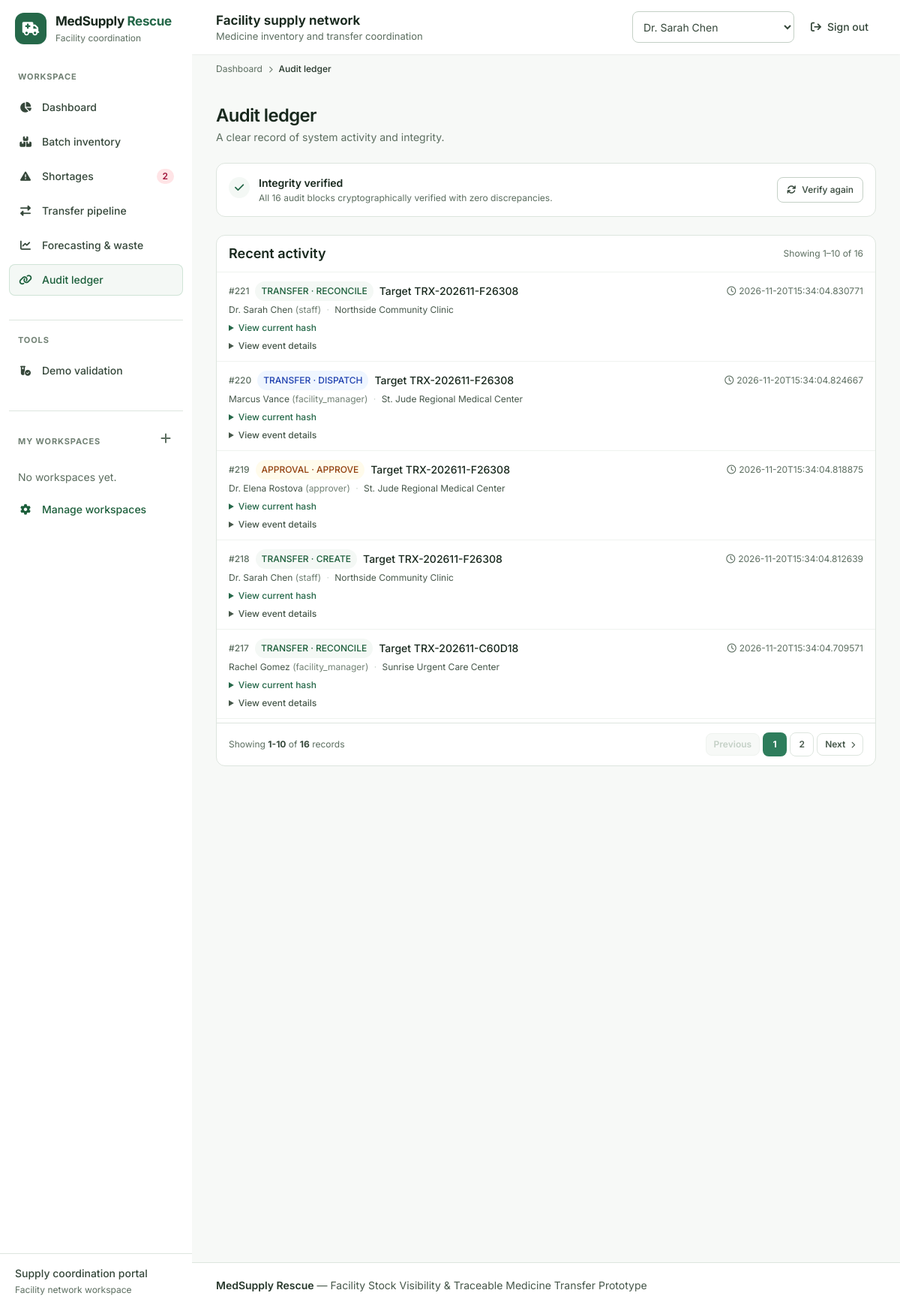
The page /audit on the database as committed earlier.
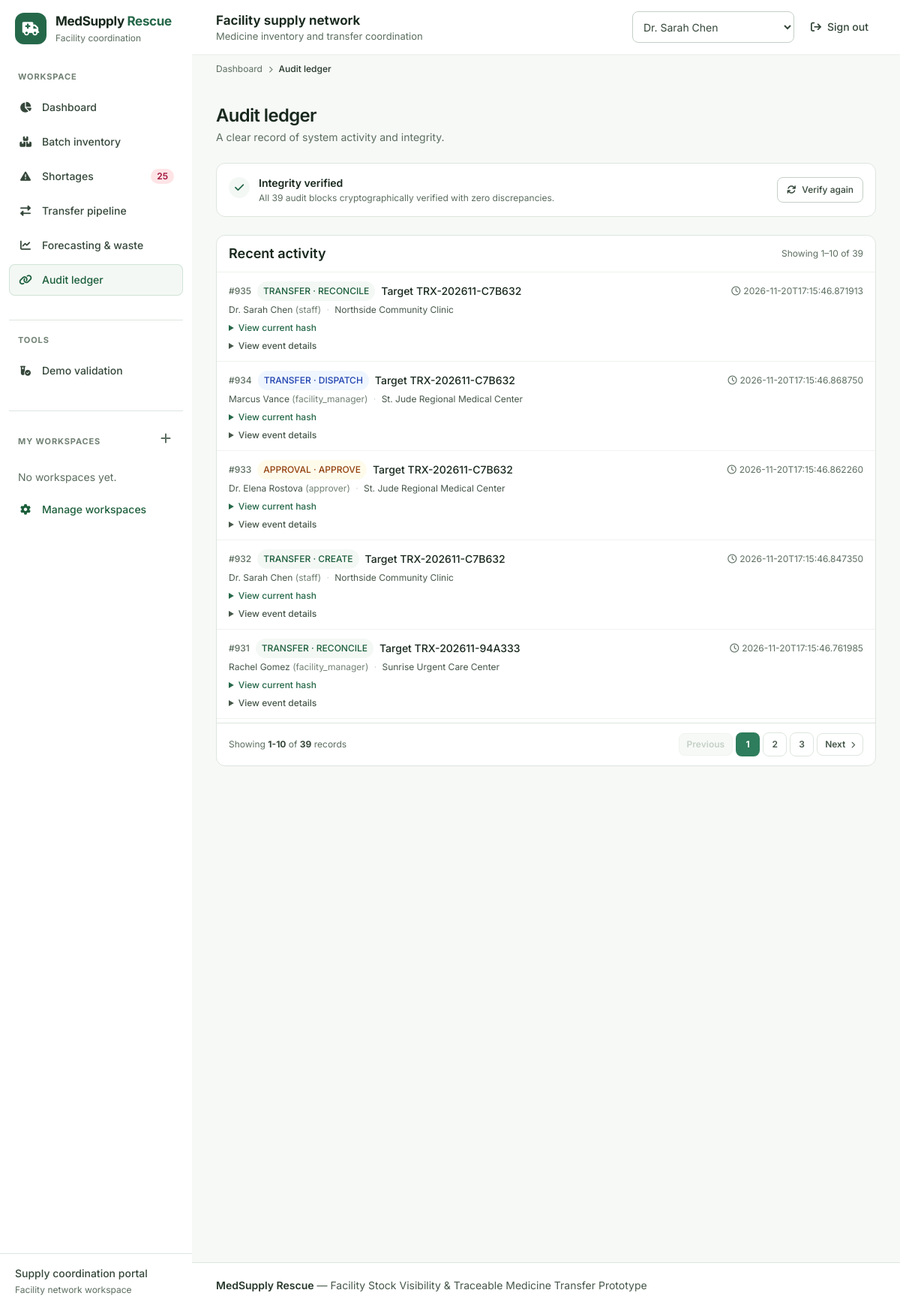
The same page on the database as committed later.
### tables this page shows
CREATE TABLE audit_events (
    id INTEGER PRIMARY KEY AUTOINCREMENT,
    event_uuid TEXT UNIQUE NOT NULL,
    timestamp DATETIME DEFAULT CURRENT_TIMESTAMP,
    facility_id INTEGER REFERENCES facilities(id),
    user_id INTEGER REFERENCES users(id),
    user_name TEXT NOT NULL,
    user_role TEXT NOT NULL,
    entity_type TEXT NOT NULL, -- 'BATCH', 'TRANSFER', 'SHORTAGE', 'STOCK', 'APPROVAL', 'SYSTEM'
    entity_id TEXT NOT NULL,
    action TEXT NOT NULL, -- 'CREATE', 'UPDATE', 'APPROVE', 'DISPATCH', 'RECEIVE', 'RECONCILE', 'ADJUST'
    payload_json TEXT NOT NULL,
    previous_hash TEXT NOT NULL,
    current_hash TEXT NOT NULL
);

CREATE TABLE facilities (
    id INTEGER PRIMARY KEY AUTOINCREMENT,
    name TEXT NOT NULL,
    facility_type TEXT NOT NULL, -- 'Hospital', 'Community Clinic', 'Urgent Care', 'Regional Pharmacy', 'Dispensary'
    license_number TEXT NOT NULL UNIQUE,
    address TEXT NOT NULL,
    city TEXT NOT NULL,
    region TEXT NOT NULL,
    contact_email TEXT NOT NULL,
    contact_phone TEXT NOT NULL,
    has_cold_chain INTEGER DEFAULT 1, -- 1 = Yes, 0 = No
    latitude REAL,
    longitude REAL,
    created_at DATETIME DEFAULT CURRENT_TIMESTAMP
);

### app.py (the view)
@app.route('/audit')
def audit():
    verification = verify_ledger_integrity(g.db)
    total = g.db.execute("SELECT count(*) AS total FROM audit_events").fetchone()['total']
    pagination = build_pagination(total, 'audit')
    events = [dict(r) for r in g.db.execute(
        """SELECT a.id, a.timestamp, a.user_name, a.user_role, a.entity_type,
                  a.entity_id, a.action, a.payload_json, f.name as facility_name
           FROM audit_events a
           LEFT JOIN facilities f ON a.facility_id = f.id
           ORDER BY a.id DESC LIMIT ? OFFSET ?""",
        (PAGE_SIZE, pagination['offset'])
    ).fetchall()]
    for e in events:
        e['payload_summary'] = summarize_audit_payload(e, json.loads(e['payload_json']))
    return render_template('audit.html', events=events, verification=verification, pagination=pagination)

### templates/audit.html (shortened to what this page needs)
{% extends 'base.html' %}
{% block content %}
<div class="space-y-6">
    <div class="flex flex-col gap-1">
        <h1 class="text-xl font-semibold text-slate-900">Audit ledger</h1>
        <p class="text-sm text-slate-500">A clear record of system activity and integrity.</p>
    </div>
    <div class="bg-white p-4 rounded-xl border border-slate-200 flex flex-col sm:flex-row justify-between items-start sm:items-center gap-3">
        <div class="flex items-start gap-3">
            {% if verification.valid %}
                <span class="mt-0.5 inline-flex h-7 w-7 items-center justify-center rounded-full bg-emerald-50 text-emerald-700">
                    <i class="fa-solid fa-check text-sm" aria-hidden="true"></i>
                </span>
            {% else %}
                <span class="mt-0.5 inline-flex h-7 w-7 items-center justify-center rounded-full bg-rose-50 text-rose-700">
                    <i class="fa-solid fa-triangle-exclamation text-sm" aria-hidden="true"></i>
                </span>
            {% endif %}
            <div>
                <p class="text-sm font-semibold text-slate-900">
                    {% if verification.valid %}Integrity verified{% else %}Integrity check needs attention{% endif %}
                </p>
                <p class="mt-0.5 text-xs text-slate-500">{{ verification.message }}</p>
            </div>
        </div>
        <button onclick="window.location.reload()" class="shrink-0 rounded-lg border border-slate-300 bg-white px-3 py-2 text-xs font-medium text-slate-700 hover:bg-slate-50 transition flex items-center gap-2">
            <i class="fa-solid fa-arrows-rotate" aria-hidden="true"></i> Verify again
        </button>
    </div>
    <div class="bg-white rounded-xl border border-slate-200 overflow-hidden" data-paginated-results="audit" aria-live="polite">
        <div class="px-4 py-3 border-b border-slate-100 flex flex-col sm:flex-row justify-between sm:items-center gap-1">
            <h2 class="text-sm font-semibold text-slate-900">Recent activity</h2>
            <span class="text-xs text-slate-500">Showing {{ pagination.start }}–{{ pagination.end }} of {{ pagination.total_items }}</span>
        </div>
        <div class="max-h-[600px] overflow-y-auto divide-y divide-slate-100" role="region" aria-label="Audit activity entries">
            {% for e in events %}
                <article class="px-4 py-3 hover:bg-slate-50/70 transition">
                    <div class="flex flex-col sm:flex-row sm:items-center justify-between gap-2">
                        <div class="flex flex-wrap items-center gap-2">
                            <span class="text-xs font-medium text-slate-500">#{{ e.id }}</span>
                            <span class="inline-flex rounded-full px-2 py-1 text-[11px] font-medium
                                {% if e.action == 'APPROVE' %}bg-amber-50 text-amber-800
                                {% elif e.action == 'DISPATCH' %}bg-blue-50 text-blue-800
                                {% elif e.action == 'RECONCILE' %}bg-teal-50 text-teal-800
                                {% elif e.action == 'CREATE' %}bg-teal-50 text-teal-800
                                {% else %}bg-slate-100 text-slate-700{% endif %}">
                                {{ e.entity_type }} · {{ e.action }}
                            </span>
                            <span class="text-sm font-medium text-slate-900">Target {{ e.entity_id }}</span>
                        </div>
                        <div class="text-xs text-slate-500">
                            <i class="fa-regular fa-clock mr-1" aria-hidden="true"></i>{{ e.timestamp }}
                        </div>
                    </div>
                    <div class="mt-1 text-xs text-slate-600">
                        {{ e.user_name }} <span class="text-slate-400">({{ e.user_role }})</span>
                        <span class="mx-1 text-slate-300">·</span> {{ e.facility_name or 'System HQ' }}
                    </div>
                    <details class="mt-2 text-xs">
                        <summary class="w-fit cursor-pointer text-teal-700 hover:text-teal-800 font-medium">
                            View current hash
                        </summary>
                    </details>
                    {% if e.payload_summary %}
                        <details class="mt-2 text-xs">
                            <summary class="w-fit cursor-pointer text-slate-600 hover:text-slate-800 font-medium">
                                View event details
                            </summary>
                        </details>
                    {% endif %}
                </article>
            {% else %}
                <p class="px-4 py-8 text-center text-sm text-slate-500">No audit activity has been recorded.</p>
            {% endfor %}
        </div>
        {% include 'pagination.html' %}
    </div>
</div>
{% endblock %}

Rows that differ between the two databases and show on the page:
removed audit_events: id "221", entity_type "TRANSFER", action "RECONCILE", entity_id "TRX-202611-F26308", timestamp "2026-11-20T15:34:04.830771", user_name "Dr. Sarah Chen", user_role "staff", name "Northside Community Clinic"
removed audit_events: id "220", entity_type "TRANSFER", action "DISPATCH", entity_id "TRX-202611-F26308", timestamp "2026-11-20T15:34:04.824667", user_name "Marcus Vance", user_role "facility_manager", name "St. Jude Regional Medical Center"
removed audit_events: id "219", entity_type "APPROVAL", action "APPROVE", entity_id "TRX-202611-F26308", timestamp "2026-11-20T15:34:04.818875", user_name "Dr. Elena Rostova", user_role "approver", name "St. Jude Regional Medical Center"
removed audit_events: id "218", entity_type "TRANSFER", action "CREATE", entity_id "TRX-202611-F26308", timestamp "2026-11-20T15:34:04.812639", user_name "Dr. Sarah Chen", user_role "staff", name "Northside Community Clinic"
removed audit_events: id "217", entity_type "TRANSFER", action "RECONCILE", entity_id "TRX-202611-C60D18", timestamp "2026-11-20T15:34:04.709571", user_name "Rachel Gomez", user_role "facility_manager", name "Sunrise Urgent Care Center"
added audit_events: id "935", entity_type "TRANSFER", action "RECONCILE", entity_id "TRX-202611-C7B632", timestamp "2026-11-20T17:15:46.871913", user_name "Dr. Sarah Chen", user_role "staff", name "Northside Community Clinic"
added audit_events: id "934", entity_type "TRANSFER", action "DISPATCH", entity_id "TRX-202611-C7B632", timestamp "2026-11-20T17:15:46.868750", user_name "Marcus Vance", user_role "facility_manager", name "St. Jude Regional Medical Center"
added audit_events: id "933", entity_type "APPROVAL", action "APPROVE", entity_id "TRX-202611-C7B632", timestamp "2026-11-20T17:15:46.862260", user_name "Dr. Elena Rostova", user_role "approver", name "St. Jude Regional Medical Center"
added audit_events: id "932", entity_type "TRANSFER", action "CREATE", entity_id "TRX-202611-C7B632", timestamp "2026-11-20T17:15:46.847350", user_name "Dr. Sarah Chen", user_role "staff", name "Northside Community Clinic"
added audit_events: id "931", entity_type "TRANSFER", action "RECONCILE", entity_id "TRX-202611-94A333", timestamp "2026-11-20T17:15:46.761985", user_name "Rachel Gomez", user_role "facility_manager", name "Sunrise Urgent Care Center"
Other text that changed with them:
{{ g.alert_summary.active_shortages|length }}: "2" → "25"
{{ verification.message }}: "All 16 audit blocks cryptographically verified with zero discrepancies." → "All 39 audit blocks cryptographically verified with zero discrepancies."
{{ pagination.total_items }}: "16" → "39"
new list line: "3"
